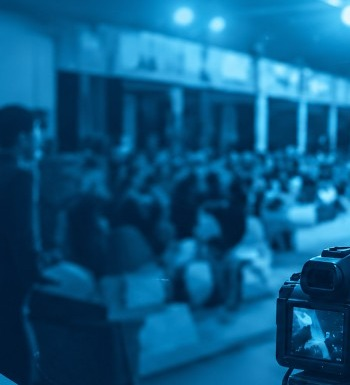
#> input picture admin-web/src/assets/login-hero-photo.jpg, 350 x 385 px
$ python -i color_quality_criteria.py   (imports and definitions only)
#> lines starting #> are read from the running program, lines starting #| are printed output that depends on the picture
#> further down, picture is the input picture: shape (385, 350, 3); mean B, G, R 133, 89.5, 12.7
"""Heuristic Color Balance and Color Saturation rubric criteria (OpenCV).

Research/product presentation estimates only. Thresholds are documented heuristics,
not human-validated perceptual gates. Do not tune on locked NR/pilot sets.
"""

from __future__ import annotations

from typing import Any

import numpy as np

try:
    import cv2
except ImportError:  # pragma: no cover
    cv2 = None  # type: ignore

# Heuristic constants (documented assumptions; experimental estimates).
_MIN_SIDE = 16
_MONO_SAT_MEAN = 0.07  # mean HSV S (0–1); below → treat as mono / N/A for cast
_EXTREME_LUMA_LO = 0.08
_EXTREME_LUMA_HI = 0.94
# LAB a*/b* deviation from neutral (channel centered at 128).
_CAST_MILD = 8.0
_CAST_STRONG = 16.0
_CAST_EXTREME = 28.0
# HSV saturation mean (0–1).
_SAT_LOW = 0.12
_SAT_HIGH = 0.55
_SAT_VERY_HIGH = 0.72
_SAT_P90_CLIP = 0.92

ESTIMATE_KIND = "heuristic_experimental"


# [11 lines left out: function _na_criterion, not called in this run]


def _scored_criterion(
    name: str,
    score: int,
    explanation: str,
    suggestion: str,
) -> dict[str, Any]:
    labels = {5: "Excellent", 4: "Good", 3: "Fair", 2: "Needs Improvement", 1: "Poor"}
    score = int(max(1, min(5, score)))
    return {
        "name": name,
        "score": score,
        "label": labels[score],
        "explanation": explanation,
        "suggestion": suggestion,
        "available": True,
        "estimate_kind": ESTIMATE_KIND,
        "high_is_good": True,
    }


def analyze_color_balance_criterion_bgr(bgr: np.ndarray) -> dict[str, Any]:
    """Color Balance: cast strength via LAB a*/b* + RGB imbalance (heuristic)."""
    name = "Color Balance"
    if cv2 is None:
        return _na_criterion(name, "Color balance estimate unavailable (OpenCV missing).")

    h, w = bgr.shape[:2]
#> h = 385; w = 350
    if h < _MIN_SIDE or w < _MIN_SIDE:
        return _na_criterion(name, "Image too small for a reliable color balance estimate.")

    lab = cv2.cvtColor(bgr, cv2.COLOR_BGR2LAB)
#> lab: shape (385, 350, 3); mean of channels 0, 1, 2 89.8, 123.9, 97.8
    a_dev = float(lab[:, :, 1].astype(np.float64).mean() - 128.0)
#> a_dev = -4.1
    b_dev = float(lab[:, :, 2].astype(np.float64).mean() - 128.0)
#> b_dev = -30.21
    luma = float(lab[:, :, 0].astype(np.float64).mean()) / 255.0
#> luma = 0.352

    hsv = cv2.cvtColor(bgr, cv2.COLOR_BGR2HSV)
#> hsv: shape (385, 350, 3); mean H, S, V 101.5, 238.8, 133
    sat_mean = float(hsv[:, :, 1].astype(np.float64).mean()) / 255.0
#> sat_mean = 0.936

    if sat_mean < _MONO_SAT_MEAN:
        return _na_criterion(
            name,
            "Low color variation or monochrome look. Color balance is not scored "
            "(not treated as poor quality).",
        )
    if luma < _EXTREME_LUMA_LO or luma > _EXTREME_LUMA_HI:
        return _na_criterion(
            name,
            "Very dark or bright exposure makes color cast estimation unreliable.",
        )

    cast_mag = float(np.hypot(a_dev, b_dev))
#> cast_mag = 30.49
    bb, gg, rr = cv2.split(bgr.astype(np.float64))
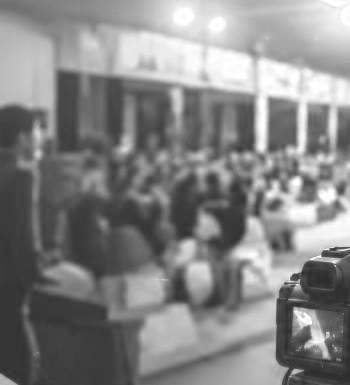
#> bb: shape (385, 350) float64; min 41, max 255, mean 133
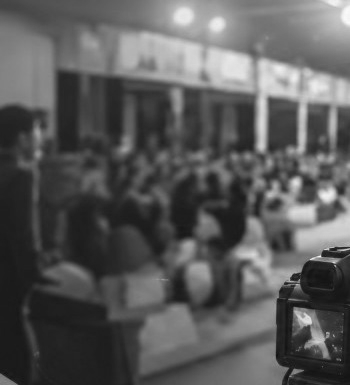
#> gg: shape (385, 350) float64; min 16, max 250, mean 89.5
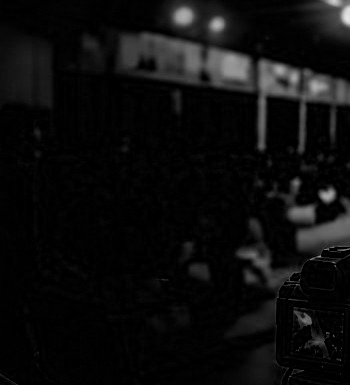
#> rr: shape (385, 350) float64; min 0, max 230, mean 12.7
    rg = float(rr.mean() - gg.mean())
#> rg = -76.77
    warmish = b_dev > 0 and rg > 0
#> warmish = False

    # Intentional warm light: soften extreme warm casts slightly (still heuristic).
    effective = cast_mag
#> effective = 30.49
    if warmish and luma >= 0.35:
        effective = cast_mag * 0.85

    if effective < _CAST_MILD:
        return _scored_criterion(
            name,
            5,
            "Color channels look reasonably neutral for documentation. "
            "Mild warm or cool lighting can still be intentional. (Heuristic estimate.)",
            "Maintain this white balance when natural colors matter.",
        )
    if effective < _CAST_STRONG:
        return _scored_criterion(
            name,
            4,
            "A mild color tint is present. This is often normal for indoor or sunset light. "
            "(Heuristic estimate.)",
            "Adjust white balance only if natural subject colors are required.",
        )
    if effective < _CAST_EXTREME:
        tip = "warm" if warmish else "cool/magenta-green"
        return _scored_criterion(
            name,
            3,
            f"Noticeable {tip} color cast detected. It may be intentional artistic lighting. "
            "(Heuristic estimate; not a validated aesthetic score.)",
            "Correct white balance in-camera or in editing if true-to-life color is needed.",
        )
    return _scored_criterion(
        name,
        2,
        "Strong color cast detected across the frame. Subject colors may look unnatural "
        "for documentation. (Heuristic estimate.)",
        "Set a custom white balance or correct the cast before submitting.",
    )


# [101 lines left out: functions analyze_color_saturation_criterion_bgr, _decode_bgr, analyze_color_criteria_bytes, analyze_color_criteria_from_frames, not called in this run]

>>> import cv2
>>> picture = cv2.imread('../../../admin-web/src/assets/login-hero-photo.jpg')
>>> result = analyze_color_balance_criterion_bgr(picture)
#> result = 8 items

$ run again, on admin-web/src/assets/login-camera-bg.png
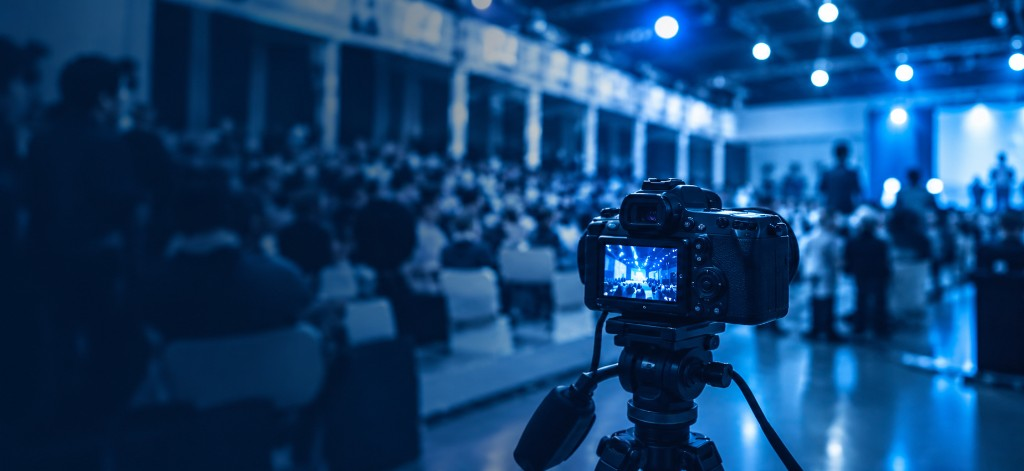
#> input picture admin-web/src/assets/login-camera-bg.png, 1024 x 471 px
#> picture is the input picture: shape (471, 1024, 3); mean B, G, R 111, 65, 19.6
#> lab: shape (471, 1024, 3); mean of channels 0, 1, 2 66.3, 132.2, 97.5
#> a_dev = 4.18
#> b_dev = -30.53
#> luma = 0.26
#> hsv: shape (471, 1024, 3); mean H, S, V 105.7, 226.5, 111
#> sat_mean = 0.888
#> cast_mag = 30.82
#> in analyze_color_balance_criterion_bgr, `bb, gg, rr = cv2.split(bgr.astype(np.float64))`:
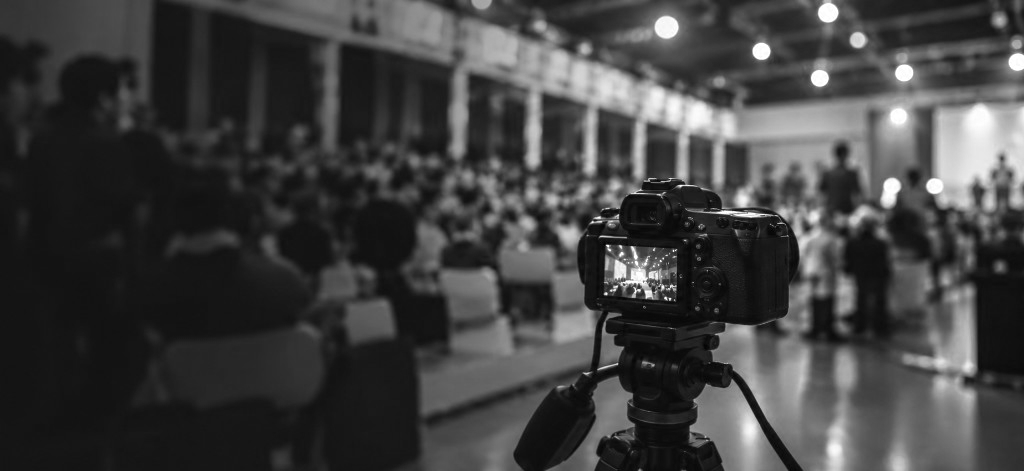
#> gg: shape (471, 1024) float64; min 1, max 255, mean 65
#> in analyze_color_balance_criterion_bgr, `bb, gg, rr = cv2.split(bgr.astype(np.float64))`:
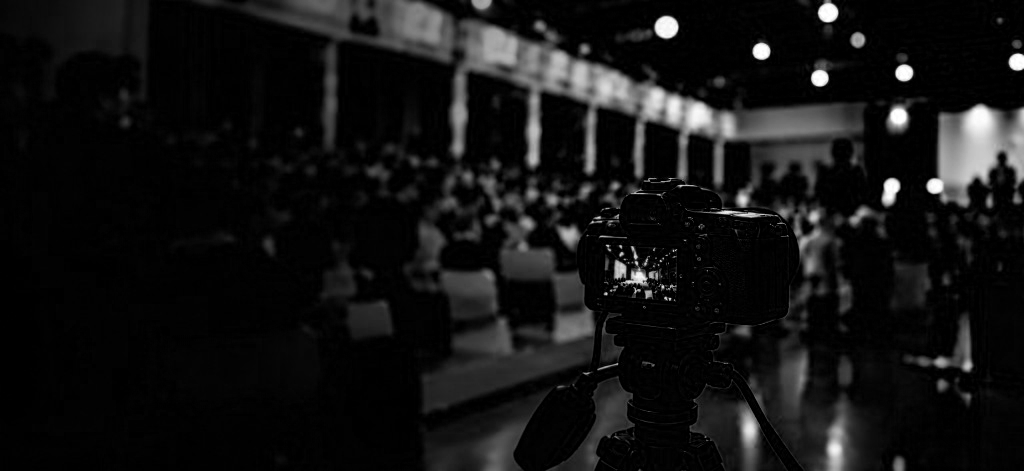
#> rr: shape (471, 1024) float64; min 0, max 255, mean 19.6
#> rg = -45.39
#> warmish = False
#> effective = 30.82
#> result = 8 items
